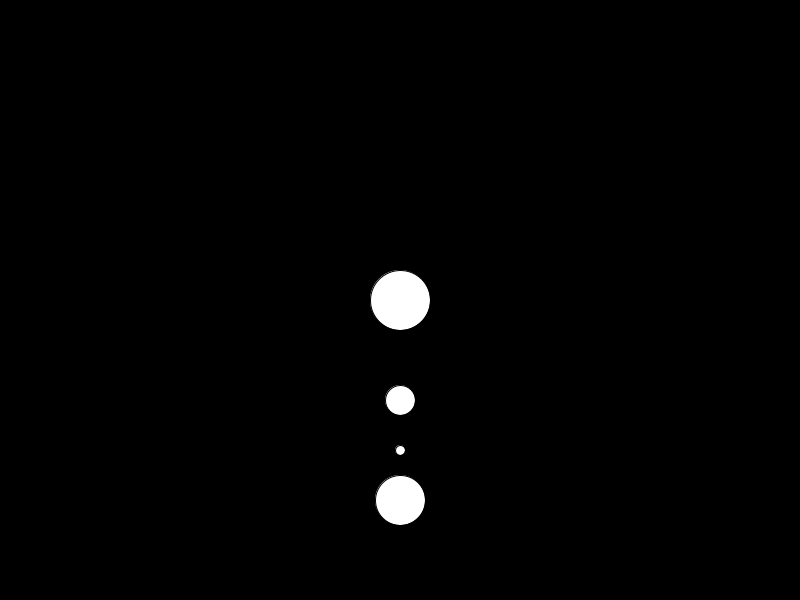
Frame 1 (no input)
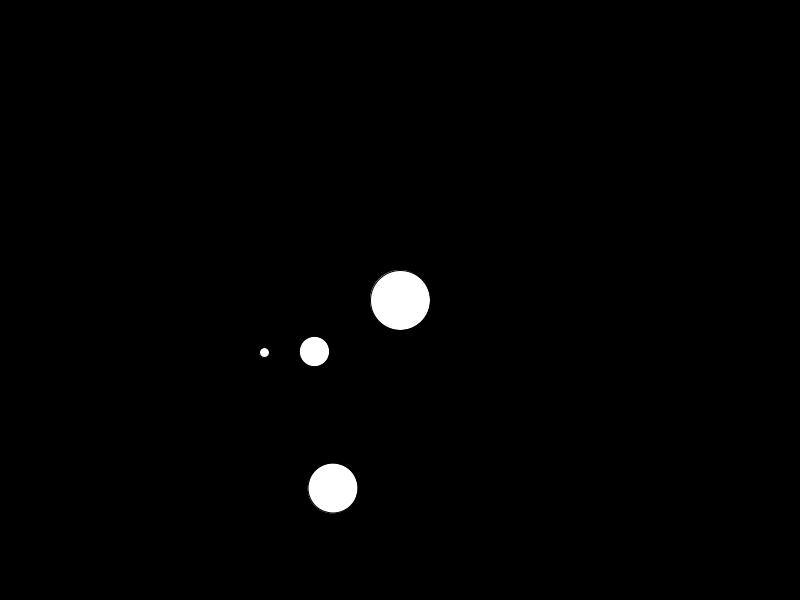
Frame 60 (the mouse pressed at the canvas centre just before this capture)
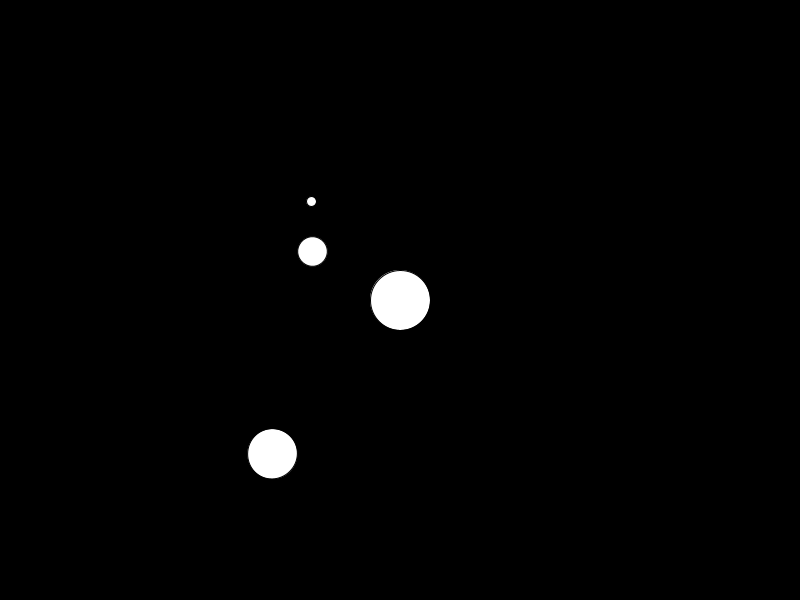
Frame 120 (the mouse held since frame 60 and released just before this capture)

The Processing sketch that drew these frames (run headless with seeded random() and noise(); from frame 60 on, the mouse is pressed at the canvas centre):

// Processing sketch: solarsystem03
// ── solarsystem03.pde
float angle = 0;
float speed = 1;

void setup()
{
 size(800,600);
 surface.setResizable(true);
}

void draw()
{
  background(0);
  translate(width/2,height/2);
  
  //sun
  circle(0,0,60);
  
  pushMatrix();
    //earth
    rotate(radians(angle));
    translate(0,100);
    circle(0,0,30);
  
    //moon
    rotate(radians(angle/2));
    translate(0,50);
    circle(0,0,10);
  popMatrix();
  
  //jupiter
  rotate(radians(angle/3));
  translate(0,200);
  circle(0,0,50);
  
  angle = angle + speed;
}
